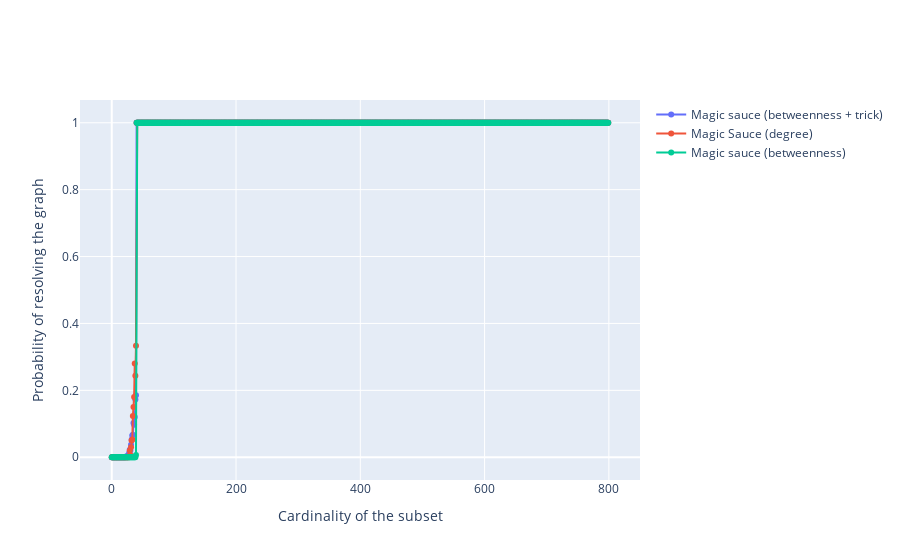

Here is the notebook cell this chart was saved with:
### Code cell
# Define your data
#x = list(solutions_rand_fb.keys())
#y = list(solutions_rand_fb.values())

#x1 = list(solutions2.keys())
#y1 = list(solutions2.values())

#x2 = list(solutions_prob_d.keys())
#y2 = list(solutions_prob_d.values())

#x3 = list(solutions_prob_bc_fb.keys())
#y3 = list(solutions_prob_bc_fb.values())

#x4 = list(solutions_prob_dc_fb.keys())
#y4 = list(solutions_prob_dc_fb.values())

#x5 = list(solutions_prob_so_fb.keys())
#y5 = list(solutions_prob_so_fb.values())

#x6 = list(solutions_prob_cc_fb.keys())
#y6 = list(solutions_prob_cc_fb.values())

x7 = list(solutions_prob_ms_bc_add.keys())
y7 = list(solutions_prob_ms_bc_add.values())

#x8 = list(solutions_prob_eigen_fb.keys())
#y8 = list(solutions_prob_eigen_fb.values())

x9 = list(solutions_prob_ms_d.keys())
y9 = list(solutions_prob_ms_d.values())

x10 = list(solutions_prob_ms_bc.keys())
y10 = list(solutions_prob_ms_bc.values())

# Define the trace for the scatter plot
#trace = go.Scatter(x=x, y=y, mode='markers+lines', name='Random vertices')
#trace1 = go.Scatter(x=x1, y=y1, mode='markers+lines', name='Random vertices (with high degree)')
#trace2 = go.Scatter(x=x2, y=y2, mode='markers+lines', name='Random vertices (prop to degree)')
#trace3 = go.Scatter(x=x3, y=y3, mode='markers+lines', name='Betweeness centrality')
#trace4 = go.Scatter(x=x4, y=y4, mode='markers+lines', name='Degree centrality')
#trace5 = go.Scatter(x=x5, y=y5, mode='markers+lines', name='Second order centrality)')
#trace6 = go.Scatter(x=x6, y=y6, mode='markers+lines', name='Closness centrality')
trace7 = go.Scatter(x=x7, y=y7, mode='markers+lines', name='Magic sauce (betweenness + trick)')
#trace8 = go.Scatter(x=x8, y=y8, mode='markers+lines', name='Eigenvector centrality')
trace9 = go.Scatter(x=x9, y=y9, mode='markers+lines', name='Magic Sauce (degree)')
trace10 = go.Scatter(x=x10, y=y10, mode='markers+lines', name='Magic sauce (betweenness)')

# Define the layout
layout = go.Layout(#title='Probability of resolving the graph as a function of the subset cardinality', 
                   #title_x=0.5,
                   xaxis=dict(title='Cardinality of the subset'), 
                   yaxis=dict(title='Probability of resolving the graph'))
                   #legend=dict(x=0.67, y=0.08, orientation='v'))

# Combine the traces and layout into a figure
fig = go.Figure(data=[trace7, trace9, trace10], layout=layout)

# Show the figure
fig.show()

### Figure 1 — Plotly figure (JSON) as saved in the notebook; plotly's stock layout.template omitted (floating-point values rounded to 4 significant figures; data arrays with more than 128 entries replaced by an {"elided": "..."} marker saying what was removed)
{"data": [{"mode": "markers+lines", "name": "Magic sauce (betweenness + trick)", "type": "scatter", "x": {"elided": "800 int values"}, "y": {"elided": "800 float values"}}, {"mode": "markers+lines", "name": "Magic Sauce (degree)", "type": "scatter", "x": {"elided": "800 int values"}, "y": {"elided": "800 float values"}}, {"mode": "markers+lines", "name": "Magic sauce (betweenness)", "type": "scatter", "x": {"elided": "800 int values"}, "y": {"elided": "800 float values"}}], "layout": {"xaxis": {"title": {"text": "Cardinality of the subset"}}, "yaxis": {"title": {"text": "Probability of resolving the graph"}}}}
